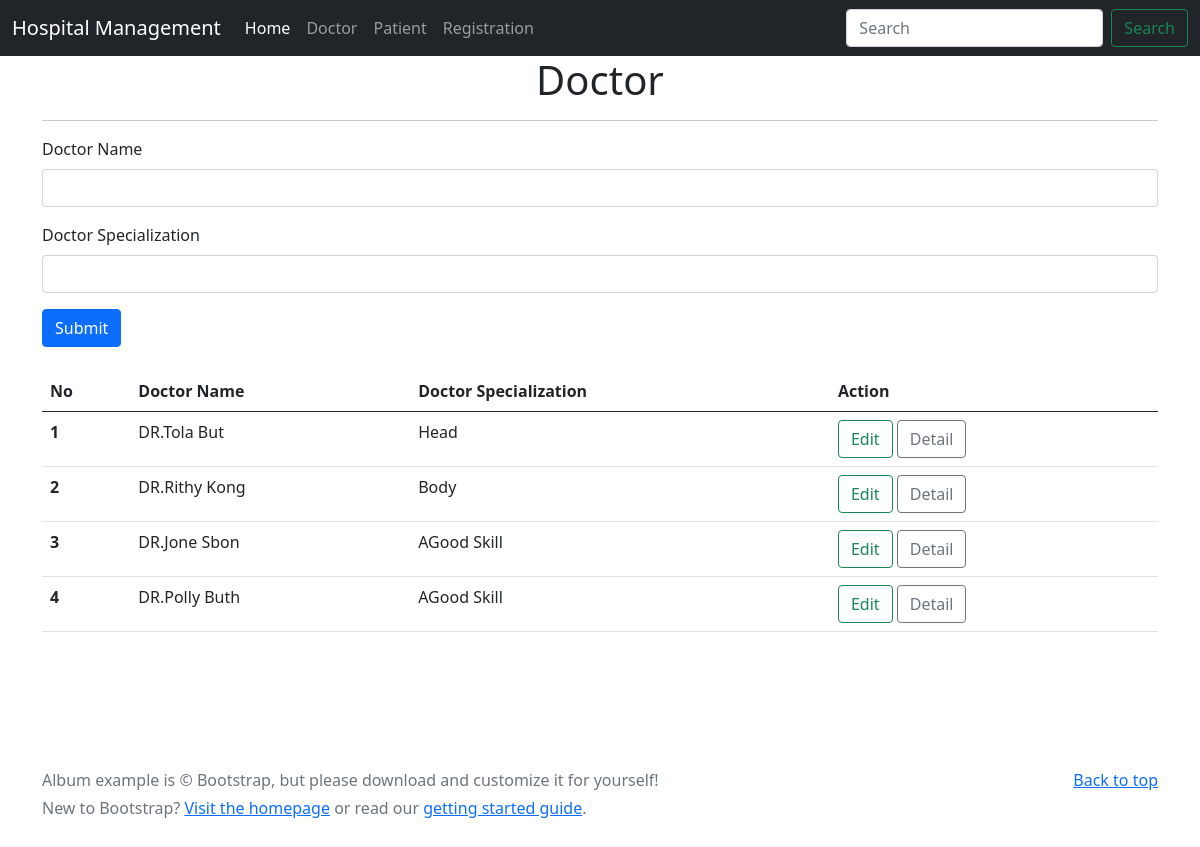
Screenshot of /doctor with the database file from the repository.
### hospital/models.py (models this page shows, shortened)
class Doctor(db.Model):
    id = db.Column(db.Integer(), primary_key=True)
    name = db.Column(db.String(50), nullable=False)
    specialization = db.Column(db.String(100), nullable=False)
    patients = db.relationship('Patient', secondary = rigistrations ,backref=db.backref('doctor', lazy="dynamic"), lazy='dynamic')

### hospital/routers.py (the view)
@app.route("/doctor")
def doctor():
    doctors = Doctor.query.all()
    return render_template('doctor.html', title = "Doctor", doctors = doctors)

### hospital/templates/doctor.html (shortened to what this page needs)
{% extends 'layout.html' %}
{% block content %}
    <div class="container">
        <h1 class="text-center">
        {{title}}
        </h1>
        <hr>
        {% if doctors %}
        <div >
          <form action="{{url_for('add_doctor')}}" method="POST">
              <div class="mb-3">
                <label for="exampleInputEmail1" class="form-label">Doctor Name</label>
                <input type="text" class="form-control" id="exampleInputEmail1" aria-describedby="emailHelp" name="name">
              </div>
              <div class="mb-3">
                <label for="exampleInputPassword1" class="form-label">Doctor Specialization</label>
                <input type="text" class="form-control" id="exampleInputPassword1" name="specialization">
              </div>
              <button type="submit" class="btn btn-primary">Submit</button>
            </form>
      </div>
      <br>
      <table class="table">
          <thead>
            <tr>
              <th scope="col">No</th>
              <th scope="col">Doctor Name</th>
              <th scope="col">Doctor Specialization</th>
              <th scope="col">Action</th>
            </tr>
          </thead>
          <tbody>
              {% for doctor in doctors %}
            <tr>
              <th scope="row">{{doctor.id}}</th>
              <td>{{doctor.name}}</td>
              <td>{{doctor.specialization}}</td>
              <td>
                  <a href="{{url_for("edit_doctor",id=doctor.id)}}" class="btn btn-outline-success">Edit</a>
                  <a href="{{url_for("detail_doctor", id = doctor.id)}}" class="btn btn-outline-secondary">Detail</a>
              </td>
            </tr>
            {% endfor %}
          </tbody>
        </table>
  </div>
<br><br><br>
        {% endif %}
{% endblock  %}

### hospital/templates/layout.html (shortened to what this page needs)
<!DOCTYPE html>
<html>
    <head>
        <link href="https://cdn.jsdelivr.net/npm/bootstrap@5.0.2/dist/css/bootstrap.min.css" rel="stylesheet">
        <link rel="stylesheet" href="">
    </head>
    <body>
        {% include "navbar.html" %}
        {% block content %}{% endblock  %}
        {% include 'footer.html' %}
    </body>
</html>

### hospital/templates/navbar.html (shortened to what this page needs)
<nav class="navbar navbar-expand-lg navbar-dark bg-dark">
    <div class="container-fluid">
      <a class="navbar-brand" href="#">Hospital Management</a>
      <div class="collapse navbar-collapse" id="navbarSupportedContent">
        <ul class="navbar-nav me-auto mb-2 mb-lg-0">
          <li class="nav-item">
            <a class="nav-link active" aria-current="page" href="{{url_for("home")}}">Home</a>
          </li>
          <li class="nav-item">
            <a class="nav-link" href="{{url_for("doctor")}}">Doctor</a>
          </li>
          <li class="nav-item">
            <a class="nav-link" href="{{url_for("patient")}}">Patient</a>
          </li>
          <li class="nav-item">
            <a class="nav-link" href="{{url_for("rigistration")}}">Registration</a>
          </li>
        </ul>
        <form class="d-flex">
          <input class="form-control me-2" type="search" placeholder="Search" aria-label="Search">
          <button class="btn btn-outline-success" type="submit">Search</button>
        </form>
      </div>
    </div>
  </nav>

### hospital/templates/footer.html
<footer class="text-muted py-5">
    <div class="container">
      <p class="float-end mb-1">
        <a href="#">Back to top</a>
      </p>
      <p class="mb-1">Album example is &copy; Bootstrap, but please download and customize it for yourself!</p>
      <p class="mb-0">New to Bootstrap? <a href="/">Visit the homepage</a> or read our <a href="/docs/5.0/getting-started/introduction/">getting started guide</a>.</p>
    </div>
  </footer>

### rows the page displays
Doctor: id "1", name "DR.Tola But", specialization "Head"
Doctor: id "2", name "DR.Rithy Kong", specialization "Body"
Doctor: id "3", name "DR.Jone Sbon", specialization "AGood Skill"
Doctor: id "4", name "DR.Polly Buth", specialization "AGood Skill"

### other values shown
{{ title }} "Doctor"
